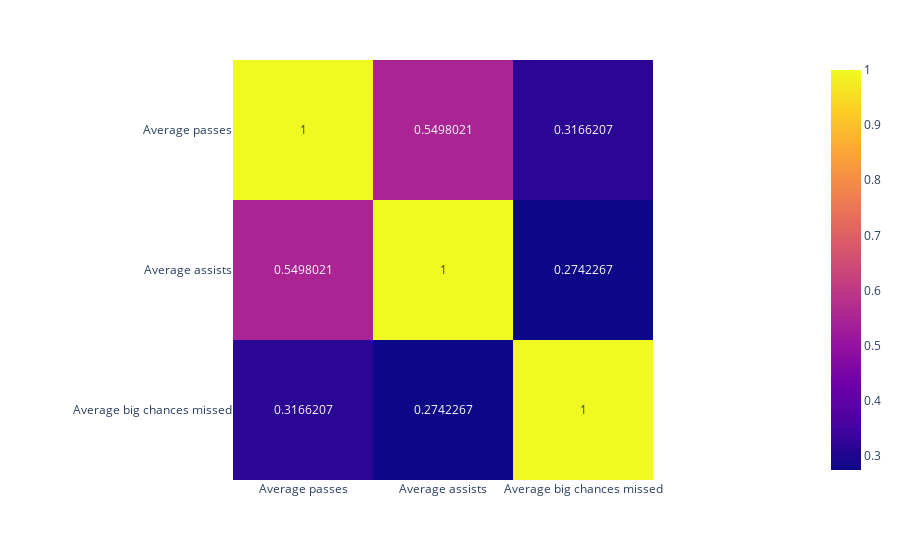

The notebook cell saved with this chart:
### Markdown cell above
#### <p style="text-align:center"> **3. CÂU HỎI THỨ BA** </p>

Câu hỏi thứ 3 sẽ tập hợp nhiều câu hỏi nhỏ có cùng cách tính: 

##### **3.1 - Vị trí tiền đạo**

**Câu hỏi nhỏ 1**: Đối với vị trí tiền đạo, có ý kiến cho rằng cầu thủ ghi càng nhiều bàn thắng thì họ họ sẽ có xu hướng chơi bóng cá nhân hơn. Bằng việc so sánh độ tương quan giữa cột giá trị average goals với 2 cột giá trị average passes và average assists, ta sẽ biết được liệu ý kiến ở trên là đúng hay sai.

**Ý nghĩa:** Thức bổ sung

**Câu hỏi nhỏ 2**: Đối với vị trí tiền đạo, có ý kiến cho rằng cầu thủ càng bỏ lỡ nhiều cơ hội ghi bàn thì họ họ sẽ có xu hướng chơi bóng đồng đội, kiến tạo nhiều hơn. Bằng việc so sánh độ tương quan giữa cột giá trị average big chances missed với 2 cột giá trị average passes và average assists, ta sẽ biết được liệu ý kiến ở trên là đúng hay sai.

**Ý nghĩa:** Thức bổ sung

### Code cell
#CODE HERE
dfForward_copy['Average passes'] =  (dfForward_copy['Passes'] / dfForward_copy['Appearances'])
dfForward_copy['Average assists'] =  (dfForward_copy['Assists'] / dfForward_copy['Appearances'])
dfForward_copy['Average big chances missed'] = (dfForward_copy['Big chances missed'] / dfForward_copy['Appearances'])

dfForward_corr = dfForward_copy[['Average passes', 'Average assists', 'Average big chances missed']].copy().corr() 

fig = px.imshow(np.array(dfForward_corr), x = dfForward_corr.columns, y = dfForward_corr.index, text_auto=True)
fig.show()

### Figure 1 — Plotly figure (JSON) as saved in the notebook; plotly's stock layout.template omitted (floating-point values rounded to 4 significant figures)
{"data": [{"coloraxis": "coloraxis", "hovertemplate": "x: %{x}<br>y: %{y}<br>color: %{z}<extra></extra>", "name": "0", "texttemplate": "%{z}", "type": "heatmap", "x": ["Average passes", "Average assists", "Average big chances missed"], "xaxis": "x", "y": ["Average passes", "Average assists", "Average big chances missed"], "yaxis": "y", "z": [[1, 0.5498, 0.3166], [0.5498, 1, 0.2742], [0.3166, 0.2742, 1]]}], "layout": {"coloraxis": {"colorscale": [[0, "#0d0887"], [0.1111, "#46039f"], [0.2222, "#7201a8"], [0.3333, "#9c179e"], [0.4444, "#bd3786"], [0.5556, "#d8576b"], [0.6667, "#ed7953"], [0.7778, "#fb9f3a"], [0.8889, "#fdca26"], [1, "#f0f921"]]}, "margin": {"t": 60}, "xaxis": {"anchor": "y", "constrain": "domain", "domain": [0, 1], "scaleanchor": "y"}, "yaxis": {"anchor": "x", "autorange": "reversed", "constrain": "domain", "domain": [0, 1]}}}
